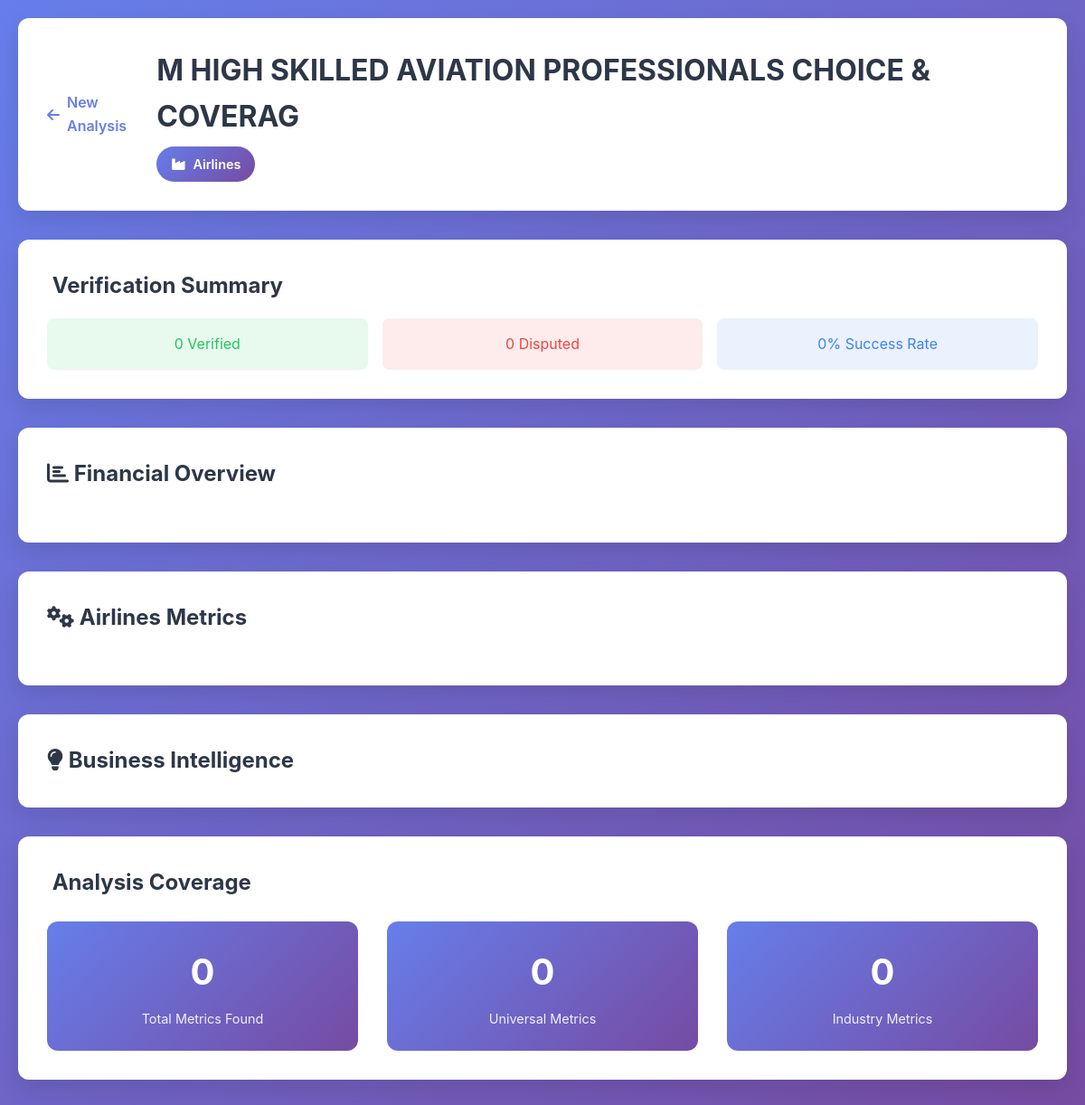
Page /results/1 on the committed database.
### tables this page shows
CREATE TABLE companies (
                id INTEGER PRIMARY KEY AUTOINCREMENT,
                name TEXT UNIQUE NOT NULL,
                sector TEXT,
                detected_industry TEXT,
                industry_confidence REAL,
                created_at TIMESTAMP DEFAULT CURRENT_TIMESTAMP,
                updated_at TIMESTAMP DEFAULT CURRENT_TIMESTAMP
            );

### app.py (the view)
@app.route('/results/<int:doc_id>')
def results(doc_id):
    try:
        intelligence = processor.get_company_intelligence(doc_id)
        if 'error' in intelligence:
            return render_template('results.html',
                                 error=intelligence['error'],
                                 doc_id=doc_id)
        return render_template('results.html',
                             data=intelligence,
                             doc_id=doc_id)
    except Exception as e:
        app.logger.error(f"Results error for doc {doc_id}: {str(e)}")
        return render_template('results.html',
                             error="Failed to load analysis results",
                             doc_id=doc_id)

### templates/results.html (shortened to what this page needs)
<!DOCTYPE html>
<html lang="en">
<head>
    <link href="https://cdnjs.cloudflare.com/ajax/libs/font-awesome/6.0.0/css/all.min.css" rel="stylesheet">
    <link href="{{ url_for('static', filename='css/style.css') }}" rel="stylesheet">
</head>
<body>
    <div class="container">
        <header class="results-header">
            <div class="back-button">
                <a href="{{ url_for('index') }}">
                    <i class="fas fa-arrow-left"></i> New Analysis
                </a>
            </div>
            <div class="company-header">
                <h1>{{ data.company_profile.name }}</h1>
                <div class="industry-badge">
                    <i class="fas fa-industry"></i>
                    {{ data.company_profile.detected_industry.title() }}
                </div>
            </div>
        </header>
        <div class="verification-summary">
            <h2> Verification Summary</h2>
            <div class="verification-stats">
                <div class="stat-item verified">
                    <span class="count">{{ data.verification_summary.verified_count }}</span>
                    <span class="label">Verified</span>
                </div>
                <div class="stat-item disputed">
                    <span class="count">{{ data.verification_summary.disputed_count }}</span>
                    <span class="label">Disputed</span>
                </div>
                <div class="stat-item rate">
                    <span class="count">{{ "{:.0%}".format(data.verification_summary.verification_rate) }}</span>
                    <span class="label">Success Rate</span>
                </div>
            </div>
        </div>
        <div class="metrics-dashboard">
            <div class="metrics-section">
                <h2><i class="fas fa-chart-bar"></i> Financial Overview</h2>
            </div>
            <div class="metrics-section">
                <h2><i class="fas fa-cogs"></i> {{ data.company_profile.detected_industry.title() }} Metrics</h2>
            </div>
            <div class="insights-section">
                <h2><i class="fas fa-lightbulb"></i> Business Intelligence</h2>
            </div>
            <div class="coverage-section">
                <h2> Analysis Coverage</h2>
                <div class="coverage-stats">
                    <div class="coverage-item">
                        <div class="coverage-number">{{ data.coverage_analysis.total_metrics }}</div>
                        <div class="coverage-label">Total Metrics Found</div>
                    </div>
                    <div class="coverage-item">
                        <div class="coverage-number">{{ data.coverage_analysis.universal_coverage }}</div>
                        <div class="coverage-label">Universal Metrics</div>
                    </div>
                    <div class="coverage-item">
                        <div class="coverage-number">{{ data.coverage_analysis.industry_coverage }}</div>
                        <div class="coverage-label">Industry Metrics</div>
                    </div>
                </div>
            </div>
        </div>
    </div>
</body>
</html>

### static/css/style.css (style rules this page uses)
:root { --primary-color: #667eea; --primary-gradient: linear-gradient(135deg, #667eea 0%, #764ba2 100%); --secondary-color: #f093fb; --secondary-gradient: linear-gradient(135deg, #f093fb 0%, #f5576c 100%); --success-color: #4facfe; --warning-color: #f6d365; --danger-color: #fa709a; --dark-color: #2d3748; --light-color: #f7fafc; --border-color: #e2e8f0; --shadow: 0 10px 25px rgba(0,0,0,0.1); --shadow-hover: 0 20px 40px rgba(0,0,0,0.15); --border-radius: 12px; --transition: all 0.3s cubic-bezier(0.4, 0.0, 0.2, 1); }
* { margin: 0; padding: 0; box-sizing: border-box; }
body { font-family: 'Inter', -apple-system, BlinkMacSystemFont, sans-serif; background: linear-gradient(135deg, #667eea 0%, #764ba2 100%); min-height: 100vh; color: var(--dark-color); line-height: 1.6; }
.container { max-width: 1200px; margin: 0 auto; padding: 20px; }
.metrics-dashboard { margin: 2rem 0; }
.metrics-section { background: white; border-radius: var(--border-radius); padding: 2rem; margin-bottom: 2rem; box-shadow: var(--shadow); }
.metrics-section h2 { font-size: 1.5rem; margin-bottom: 1.5rem; color: var(--dark-color); }
.insights-section { background: white; border-radius: var(--border-radius); padding: 2rem; margin-bottom: 2rem; box-shadow: var(--shadow); }
.coverage-section { background: white; border-radius: var(--border-radius); padding: 2rem; box-shadow: var(--shadow); }
.coverage-stats { display: grid; grid-template-columns: repeat(auto-fit, minmax(200px, 1fr)); gap: 2rem; margin-top: 1.5rem; }
.coverage-item { text-align: center; padding: 1.5rem; background: linear-gradient(135deg, var(--primary-color) 0%, #764ba2 100%); border-radius: var(--border-radius); color: white; }
.coverage-number { font-size: 2.5rem; font-weight: 700; margin-bottom: 0.5rem; }
.coverage-label { font-size: 0.9rem; opacity: 0.9; }
.results-header { background: white; border-radius: var(--border-radius); padding: 2rem; margin-bottom: 2rem; box-shadow: var(--shadow); display: flex; align-items: center; justify-content: space-between; }
.back-button a { color: var(--primary-color); text-decoration: none; font-weight: 600; display: flex; align-items: center; gap: 0.5rem; transition: var(--transition); }
.company-header h1 { font-size: 2rem; color: var(--dark-color); margin-bottom: 0.5rem; }
.industry-badge { background: var(--primary-gradient); color: white; padding: 0.5rem 1rem; border-radius: 20px; font-size: 0.9rem; font-weight: 600; display: inline-flex; align-items: center; gap: 0.5rem; }
.verification-summary { background: white; border-radius: var(--border-radius); padding: 2rem; margin-bottom: 2rem; box-shadow: var(--shadow); }
.verification-stats { display: grid; grid-template-columns: repeat(auto-fit, minmax(150px, 1fr)); gap: 1rem; margin-top: 1rem; }
.stat-item { text-align: center; padding: 1rem; border-radius: 8px; }
.stat-item.verified { background: rgba(34, 197, 94, 0.1); color: #22c55e; }
.stat-item.disputed { background: rgba(239, 68, 68, 0.1); color: #ef4444; }
.stat-item.rate { background: rgba(59, 130, 246, 0.1); color: #3b82f6; }

### rows in the picture
companies: company_profile.name "M HIGH SKILLED AVIATION PROFESSIONALS CHOICE & COVERAG", company_profile.detected_industry "Airlines"

### other values in the picture
{{ data.verification_summary.verified_count }} "0"
{{ data.verification_summary.disputed_count }} "0"
{{ "{:.0%}".format(data.verification_summary.verification_rate) }} "0%"
{{ data.coverage_analysis.total_metrics }} "0"
{{ data.coverage_analysis.universal_coverage }} "0"
{{ data.coverage_analysis.industry_coverage }} "0"
